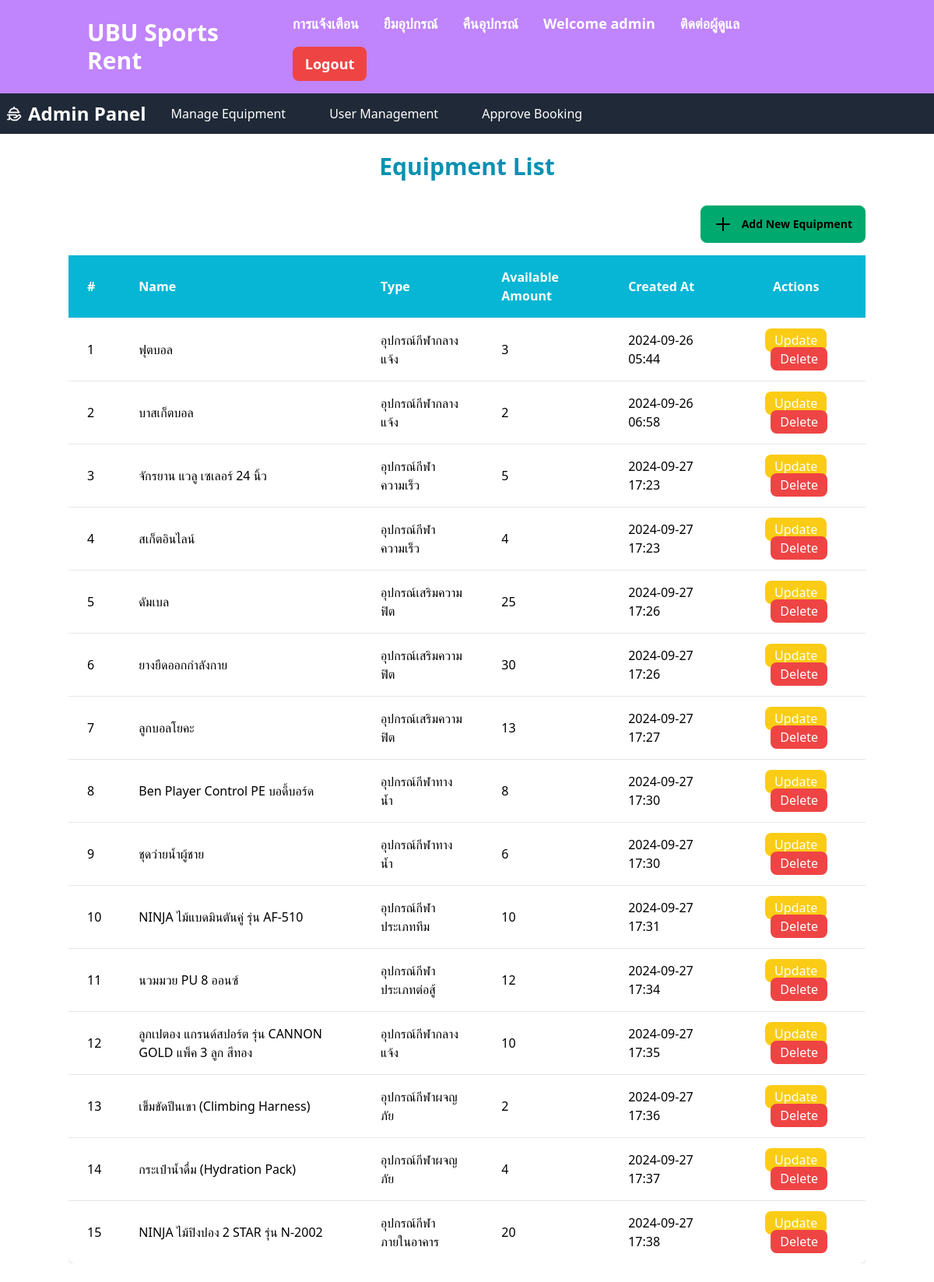
/equip/ (signed in), run on the app's committed database.
### base/models.py (models this page shows, shortened)
class CustomUser(AbstractUser):
    contact_number = models.CharField(max_length= 20 , blank = True)
    role = models.CharField(max_length= 50 )
    created_at = models.DateTimeField(auto_now_add= True)

class Equipment(models.Model):
    name = models.CharField(max_length = 100)
    type = models.CharField(max_length = 50)
    available_amount = models.PositiveIntegerField()
    created_at = models.DateTimeField(auto_now_add= True)
    picture = models.ImageField(upload_to='equipment_pictures/', default='default.jpg')

### management_equipment/views.py (the view)
# urls.py: path('equip/', Viewequipment.as_view(), name='View'),
class Viewequipment(LoginRequiredMixin , UserPassesTestMixin , ListView):
    model  = Equipment
    template_name = 'equipment_list.html'
    context_object_name = 'equipment'
    def test_func(self):
        if not self.request.user.is_superuser:
            raise PermissionDenied
        return True

### management_equipment/templates/equipment_list.html (shortened to what this page needs)
{% extends "base.html" %}
{% block main %}
<nav class="navbar bg-purple-400 shadow-lg">
    <div class="container mx-auto flex justify-between items-center px-6">
        <div>
            <a href="{% url 'base:home' %}" class="text-white font-bold text-3xl hover:text-primary-content transition duration-300">UBU Sports Rent</a>
        </div>
        <div>
            <ul class="menu menu-horizontal p-0 text-lg px-1 ">
                <li>
                    <a href="{% url 'base:notification_list' %}" class="text-white font-semibold hover:bg-gray-700 transition duration-200">การแจ้งเตือน</a>
                </li>
                <li>
                    <a href="{% url 'renting:equipment_list' %}" class="text-white font-semibold hover:bg-gray-700 transition duration-200">ยืมอุปกรณ์</a>
                </li>
                <li>
                    <a href="{% url 'renting:my_rentals' %}" class="text-white font-semibold hover:bg-gray-700 transition duration-200">คืนอุปกรณ์</a>
                </li>
                <li class='hover:bg-gray-700 transition duration-200 rounded-lg'>
                    <a href="{% url 'base:account_dashboard' %}">
                        <span class="text-white font-semibold">Welcome <strong>{{ request.user.username }}</strong></span>
                    </a>
                </li>
                <li>
                    <a href="{% url 'Chat:chat_rooms' %}" class= "text-white font-semibold hover:bg-gray-700 transition duration-200">ติดต่อผู้ดูแล</a>
                </li>
                <li>
                    {% if user.is_authenticated %}
                    <form method="POST" action="{% url 'base:logout' %}" style="display: inline;">
                        <button type="submit" class="bg-red-500 text-white font-semibold py-2 px-4 rounded-lg hover:bg-red-600 transition duration-300">
                            Logout
                        </button>
                    </form>
                    {% else %}
                    <a href="{% url 'base:Login' %}" class="bg-green-500 text-white font-semibold py-2 px-4 rounded-lg hover:bg-green-600 transition duration-300">
                        Login
                    </a>
                    {% endif %}
                </li>
            </ul>
        </div>
    </div>
</nav>
<div x-data="{ isSuperUser: {{ request.user.is_superuser|yesno:'true,false' }} }">
    <div x-show="isSuperUser" class="bg-gray-800 text-white py-1 px-2 flex items-center space-x-4">
        <div class="flex items-center space-x-2">
            <span class="text-2xl font-extrabold">Admin Panel</span>
        </div>
        <nav class="flex space-x-6">
            <a href="{% url 'Manageq:View' %}" class="py-2.5 px-4 rounded transition duration-200 hover:bg-gray-700 hover:text-white">Manage Equipment</a>
            <a href="{% url 'base:user_list' %}" class="py-2.5 px-4 rounded transition duration-200 hover:bg-gray-700 hover:text-white">User Management</a>
            <a href="{% url 'base:booking_approval'%}" class="py-2.5 px-4 rounded transition duration-200 hover:bg-gray-700 hover:text-white">Approve Booking</a>
        </nav>
    </div>
</div>
<div class="container mx-auto py-6">
    <h1 class="text-3xl font-bold text-center mb-8 text-cyan-600">Equipment List</h1>
    <div class="flex justify-end mb-4">
        <a href="{% url 'Manageq:equipment_create' %}" class="btn btn-success">
            <svg xmlns="http://www.w3.org/2000/svg" class="h-6 w-6 inline-block mr-1" fill="none" viewBox="0 0 24 24" stroke="currentColor">
                <path stroke-linecap="round" stroke-linejoin="round" stroke-width="2" d="M12 4v16m8-8H4"/>
            </svg>
            Add New Equipment
        </a>
    </div>
    <div class="overflow-x-auto">
        <table class="min-w-full bg-white shadow-md rounded-lg">
            <thead>
                <tr class="bg-cyan-500 text-white">
                    <th class="px-6 py-4 text-left">#</th>
                    <th class="px-6 py-4 text-left">Name</th>
                    <th class="px-6 py-4 text-left">Type</th>
                    <th class="px-6 py-4 text-left">Available Amount</th>
                    <th class="px-6 py-4 text-left">Created At</th>
                    <th class="px-6 py-4 text-center">Actions</th>
                </tr>
            </thead>
            <tbody>
                {% for item in equipment %}
                <tr class="border-t hover:bg-gray-100">
                    <td class="px-6 py-4">{{ forloop.counter }}</td>
                    <td class="px-6 py-4">{{ item.name }}</td>
                    <td class="px-6 py-4">{{ item.type }}</td>
                    <td class="px-6 py-4">{{ item.available_amount }}</td>
                    <td class="px-6 py-4">{{ item.created_at|date:"Y-m-d H:i" }}</td>
                    <td class="px-6 py-4 text-center">
                        <a href="{% url 'Manageq:equipment_update' item.id %}" class="bg-yellow-400 text-white py-1 px-3 rounded-lg hover:bg-yellow-500 transition">Update</a>
                        <a href="{% url 'Manageq:equipment_delete' item.id %}" class="bg-red-500 text-white py-1 px-3 rounded-lg hover:bg-red-600 transition ml-2" onclick="return confirm('Are you sure you want to delete this equipment?');">Delete</a>
                    </td>
                </tr>
                {% empty %}
                <tr>
                    <td colspan="6" class="text-center py-6 text-gray-500">No equipment available</td>
                </tr>
                {% endfor %}
            </tbody>
        </table>
    </div>
</div>
{% endblock %}

### data on the page
CustomUser: user.username "admin"
Equipment: name "ฟุตบอล", type "อุปกรณ์กีฬากลางแจ้ง", available_amount "3", created_at "2024-09-26 05:44"
Equipment: name "บาสเก็ตบอล", type "อุปกรณ์กีฬากลางแจ้ง", available_amount "2", created_at "2024-09-26 06:58"
Equipment: name "จักรยาน แวลู เซเลอร์ 24 นิ้ว", type "อุปกรณ์กีฬาความเร็ว", available_amount "5", created_at "2024-09-27 17:23"
Equipment: name "สเก็ตอินไลน์", type "อุปกรณ์กีฬาความเร็ว", available_amount "4", created_at "2024-09-27 17:23"
Equipment: name "ดัมเบล", type "อุปกรณ์เสริมความฟิต", available_amount "25", created_at "2024-09-27 17:26"
Equipment: name "ยางยืดออกกำลังกาย", type "อุปกรณ์เสริมความฟิต", available_amount "30", created_at "2024-09-27 17:26"
Equipment: name "ลูกบอลโยคะ", type "อุปกรณ์เสริมความฟิต", available_amount "13", created_at "2024-09-27 17:27"
Equipment: name "Ben Player Control PE บอดี้บอร์ด", type "อุปกรณ์กีฬาทางน้ำ", available_amount "8", created_at "2024-09-27 17:30"
Equipment: name "ชุดว่ายน้ำผู้ชาย", type "อุปกรณ์กีฬาทางน้ำ", available_amount "6", created_at "2024-09-27 17:30"
Equipment: name "NINJA ไม้แบดมินตันคู่ รุ่น AF-510", type "อุปกรณ์กีฬาประเภททีม", available_amount "10", created_at "2024-09-27 17:31"
Equipment: name "นวมมวย PU 8 ออนซ์", type "อุปกรณ์กีฬาประเภทต่อสู้", available_amount "12", created_at "2024-09-27 17:34"
Equipment: name "ลูกเปตอง แกรนด์สปอร์ต รุ่น CANNON GOLD แพ็ค 3 ลูก สีทอง", type "อุปกรณ์กีฬากลางแจ้ง", available_amount "10", created_at "2024-09-27 17:35"
Equipment: name "เข็มขัดปีนเขา (Climbing Harness)", type "อุปกรณ์กีฬาผจญภัย", available_amount "2", created_at "2024-09-27 17:36"
Equipment: name "กระเป๋าน้ำดื่ม (Hydration Pack)", type "อุปกรณ์กีฬาผจญภัย", available_amount "4", created_at "2024-09-27 17:37"
Equipment: name "NINJA ไม้ปิงปอง 2 STAR รุ่น N-2002", type "อุปกรณ์กีฬาภายในอาคาร", available_amount "20", created_at "2024-09-27 17:38"
